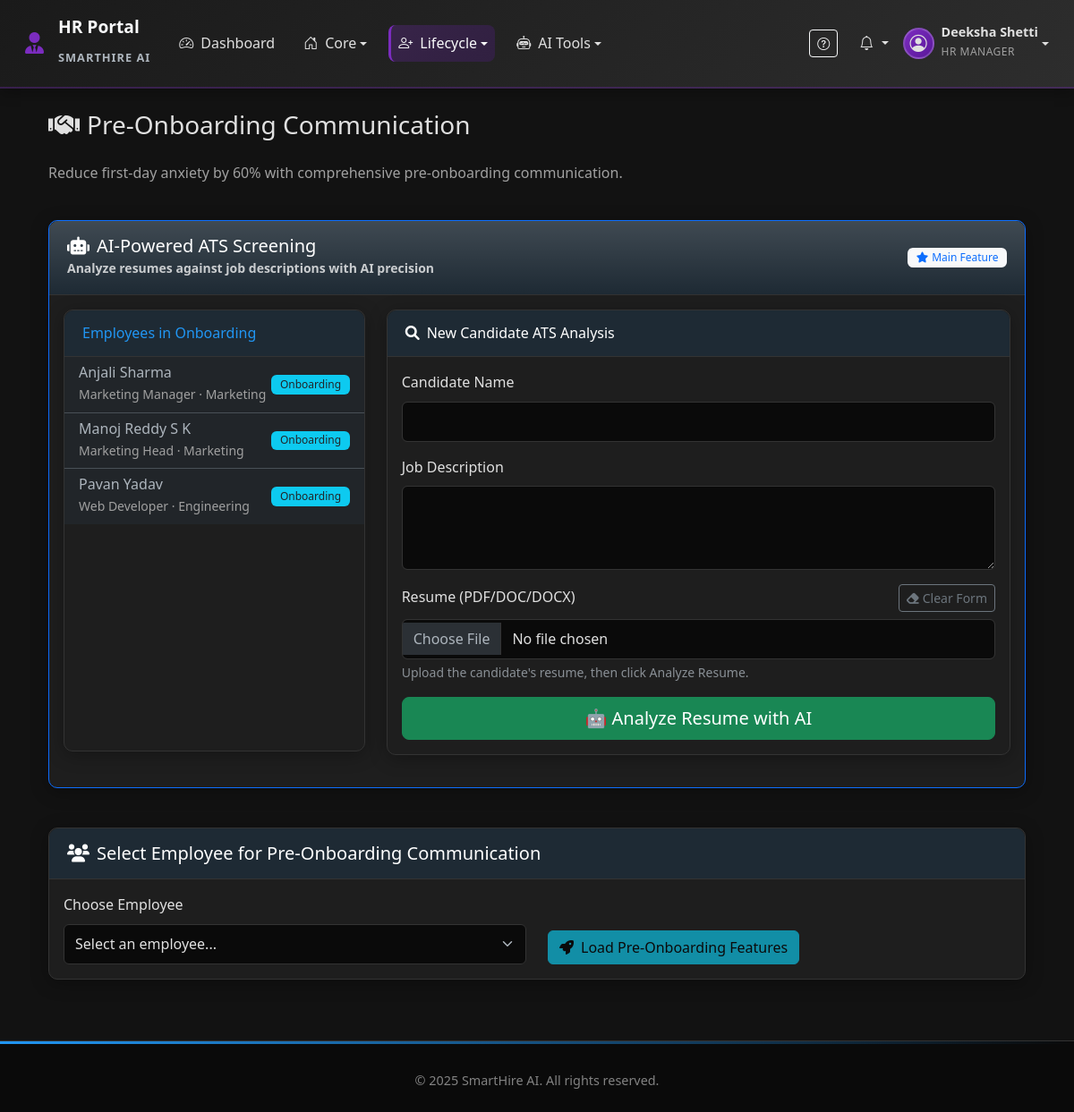
Screenshot of /pre-onboarding (signed in) with the database file from the repository.
### app.py (models this page shows, shortened)
class User(db.Model):
    id = db.Column(db.Integer, primary_key=True)
    username = db.Column(db.String(80), unique=True, nullable=False)
    email = db.Column(db.String(120), unique=True, nullable=False)
    password = db.Column(db.String(255), nullable=False)
    full_name = db.Column(db.String(100), nullable=False)
    phone = db.Column(db.String(20), nullable=False)
    role = db.Column(db.String(20), nullable=False)
    department = db.Column(db.String(50), nullable=True)
    created_at = db.Column(db.DateTime, default=datetime.utcnow)
    last_login = db.Column(db.DateTime, nullable=True)
    is_active = db.Column(db.Boolean, default=True)
    status = db.Column(db.String(20), default='Active')
    hire_date = db.Column(db.Date, nullable=True)
    position = db.Column(db.String(100), nullable=True)
    manager_id = db.Column(db.Integer, db.ForeignKey('user.id'), nullable=True)
    employee_id = db.Column(db.String(20), nullable=True)
    exit_date = db.Column(db.Date, nullable=True)
    offboarding_start_date = db.Column(db.DateTime, nullable=True)
    reset_token = db.Column(db.String(255), nullable=True)
    reset_token_expires = db.Column(db.DateTime, nullable=True)
    manager = db.relationship('User', remote_side=[id], backref=db.backref('direct_reports', lazy=True))
    skills = db.relationship('EmployeeSkill', backref='employee', lazy=True, cascade='all, delete-orphan')

### app.py (the view)
@app.route('/pre-onboarding')
@login_required('hr')
def pre_onboarding():
    employees = User.query.filter_by(role='employee', status='Onboarding').order_by(User.created_at.desc()).all()
    return render_template('pre-onboarding-enhanced.html', employees=employees)

### templates/pre-onboarding-enhanced.html (shortened to what this page needs)
{% extends "base.html" %}
{% block content %}
<div class="container-fluid">
    <div class="row">
        <div class="col-12 mb-4">
            <h1 class="h3 mb-4">
                <i class="fas fa-handshake me-2"></i>Pre-Onboarding Communication
            </h1>
            <p class="text-muted">Reduce first-day anxiety by 60% with comprehensive pre-onboarding communication.</p>
        </div>
    </div>
    <div class="row mb-4">
        <div class="col-12">
            <div class="card border-primary">
                <div class="card-header bg-gradient bg-primary text-white">
                    <div class="d-flex justify-content-between align-items-center">
                        <div>
                            <h5 class="mb-0">
                                <i class="fas fa-robot me-2"></i>AI-Powered ATS Screening
                            </h5>
                            <small class="opacity-75">Analyze resumes against job descriptions with AI precision</small>
                        </div>
                        <div class="badge bg-light text-primary">
                            <i class="fas fa-star me-1"></i>Main Feature
                        </div>
                    </div>
                </div>
                <div class="card-body">
                    <div class="row">
                        <div class="col-lg-4 mb-4">
                            <div class="card h-100">
                                <div class="card-header bg-light">
                                    <h6 class="mb-0">Employees in Onboarding</h6>
                                </div>
                                <div class="card-body p-0">
                                    <div class="list-group list-group-flush">
                                        {% if employees and employees|length > 0 %}
                                            {% for emp in employees %}
                                            <div class="list-group-item d-flex justify-content-between align-items-center">
                                                <div>
                                                    <h6 class="mb-1">{{ emp.full_name }}</h6>
                                                    <p class="mb-0 small text-muted">
                                                        {{ emp.position or 'Employee' }}
                                                        {% if emp.department %} · {{ emp.department }}{% endif %}
                                                    </p>
                                                </div>
                                                <span class="badge bg-info text-dark">Onboarding</span>
                                            </div>
                                            {% endfor %}
                                        {% else %}
                                            <div class="list-group-item">
                                                <small class="text-muted">No employees currently in onboarding.</small>
                                            </div>
                                        {% endif %}
                                    </div>
                                </div>
                            </div>
                        </div>
                        <div class="col-lg-8">
                            <div class="card">
                                <div class="card-header bg-success text-white">
                                    <h6 class="mb-0">
                                        <i class="fas fa-search me-2"></i>New Candidate ATS Analysis
                                    </h6>
                                </div>
                                <div class="card-body">
                                    <form id="analysisForm">
                                        <div class="mb-3">
                                            <label for="candidateName" class="form-label">Candidate Name</label>
                                            <input type="text" class="form-control" id="candidateName" name="candidateName" autocomplete="name" required>
                                        </div>
                                        <div class="mb-3">
                                            <label for="jobDescription" class="form-label">Job Description</label>
                                            <textarea class="form-control" id="jobDescription" name="jobDescription" autocomplete="off" rows="3" required></textarea>
                                        </div>
                                        <div class="mb-3">
                                            <div class="d-flex justify-content-between align-items-center mb-2">
                                                <label for="resumeFile" class="form-label mb-0">Resume (PDF/DOC/DOCX)</label>
                                                <button type="button" class="btn btn-sm btn-outline-secondary" id="clearForm">
                                                    <i class="fas fa-eraser me-1"></i>Clear Form
                                                </button>
                                            </div>
                                            <input type="file" class="form-control" id="resumeFile" accept=".pdf,.doc,.docx">
                                            <div class="form-text">Upload the candidate's resume, then click Analyze Resume.</div>
                                        </div>
                                        <div class="d-grid">
                                            <button type="button" id="analyzeBtn" class="btn btn-success btn-lg">
                                                <span id="analyzeText">🤖 Analyze Resume with AI</span>
                                            </button>
                                        </div>
                                    </form>
                                </div>
                            </div>
                        </div>
                    </div>
                </div>
            </div>
        </div>
    </div>
    <div class="row mb-4" id="employeeSelectionSection">
        <div class="col-12">
            <div class="card">
                <div class="card-header bg-info text-white">
                    <h5 class="mb-0">
                        <i class="fas fa-users me-2"></i>Select Employee for Pre-Onboarding Communication
                    </h5>
                </div>
                <div class="card-body">
                    <div class="row">
                        <div class="col-md-6">
                            <label for="employeeSelect" class="form-label">Choose Employee</label>
                            <select class="form-select" id="employeeSelect">
                                <option value="">Select an employee...</option>
                            </select>
                        </div>
                        <div class="col-md-6">
                            <div class="d-flex align-items-end h-100">
                                <button class="btn btn-info" id="loadEmployeeData" disabled>
                                    <i class="fas fa-rocket me-2"></i>Load Pre-Onboarding Features
                                </button>
                            </div>
                        </div>
                    </div>
                </div>
            </div>
        </div>
    </div>
</div>
{% endblock %}

### templates/base.html (shortened to what this page needs)
<!DOCTYPE html>
<html lang="en">
<head>
    <link href="https://cdn.jsdelivr.net/npm/bootstrap@5.3.0/dist/css/bootstrap.min.css" rel="stylesheet">
    <link rel="stylesheet" href="https://cdn.jsdelivr.net/npm/bootstrap-icons@1.10.0/font/bootstrap-icons.css">
    <link rel="stylesheet" href="{{ url_for('static', filename='css/style.css') }}">
    <link href="https://cdnjs.cloudflare.com/ajax/libs/font-awesome/6.0.0/css/all.min.css" rel="stylesheet">
</head>
<body>
    {% if 'user_id' in session and not request.path.startswith('/employee/') %}
    <nav class="navbar navbar-expand-lg navbar-dark" style="background: linear-gradient(135deg, #1a1a1a 0%, #2d2d2d 100%); border-bottom: 2px solid rgba(123, 44, 191, 0.3); box-shadow: 0 4px 15px rgba(0, 0, 0, 0.3);">
        <div class="container-fluid">
            <a class="navbar-brand text-light d-flex align-items-center" href="{{ url_for('index') }}">
                <div class="brand-icon me-2">
                    <i class="fas fa-user-tie me-2"></i>
                </div>
                <div>
                    <div class="brand-title">HR Portal</div>
                    <small class="brand-subtitle">SmartHire AI</small>
                </div>
            </a>
            <div class="collapse navbar-collapse" id="navbarNav">
                <ul class="navbar-nav me-auto mb-2 mb-lg-0">
                    <li class="nav-item">
                        <a class="nav-link {% if request.endpoint == 'index' %}active{% endif %} text-light d-flex align-items-center"
                           href="{{ url_for('index') }}">
                            <i class="bi bi-speedometer2 me-2"></i>
                            <span>Dashboard</span>
                        </a>
                    </li>
                    <li class="nav-item dropdown">
                        <a class="nav-link dropdown-toggle {% if request.endpoint in ['list_employees', 'hr_templates', 'hr_generated_documents'] %}active{% endif %} text-light d-flex align-items-center"
                           href="#" id="coreDropdown" role="button" data-bs-toggle="dropdown" aria-expanded="false">
                            <i class="bi bi-house-door me-2"></i>
                            <span>Core</span>
                        </a>
                    </li>
                    <li class="nav-item dropdown">
                        <a class="nav-link dropdown-toggle {% if request.path in [url_for('onboarding'), url_for('pre_onboarding'), url_for('hr_offboarding'), url_for('knowledge_transfer'), url_for('exit_interview')] %}active{% endif %} text-light d-flex align-items-center"
                           href="#" id="lifecycleDropdown" role="button" data-bs-toggle="dropdown" aria-expanded="false">
                            <i class="bi bi-person-plus me-2"></i>
                            <span>Lifecycle</span>
                        </a>
                    </li>
                    <li class="nav-item dropdown">
                        <a class="nav-link dropdown-toggle {% if request.path in [url_for('interview'), url_for('ai_interview_training'), url_for('mood_analytics')] %}active{% endif %} text-light d-flex align-items-center"
                           href="#" id="aiDropdown" role="button" data-bs-toggle="dropdown" aria-expanded="false">
                            <i class="bi bi-robot me-2"></i>
                            <span>AI Tools</span>
                        </a>
                    </li>
                            </ul>
            <div class="d-flex align-items-center ms-auto">
                <div class="me-3 d-none d-md-flex">
                    <button class="btn btn-outline-light btn-sm me-2" onclick="toggleQuickHelp()" title="Quick Help">
                        <i class="bi bi-question-circle"></i>
                    </button>
                </div>
                <div class="dropdown me-3">
                    <a class="nav-link dropdown-toggle text-light position-relative" href="#" id="hrNotificationDropdown" role="button" data-bs-toggle="dropdown" aria-expanded="false">
                        <i class="bi bi-bell"></i>
                    </a>
                </div>
                <div class="dropdown">
                    <a class="nav-link dropdown-toggle d-flex align-items-center text-light" href="#" id="hrUserDropdown"
                       role="button" data-bs-toggle="dropdown" aria-expanded="false">
                        <div class="user-avatar me-2">
                            <i class="bi bi-person-circle"></i>
                        </div>
                        <div class="d-none d-lg-block">
                            <div class="user-name">{{ session.get('username', 'HR Manager') }}</div>
                            <small class="user-role text-muted">HR Manager</small>
                        </div>
                    </a>
                </div>
            </div>
        </div>
    </nav>
    {% endif %}
    <main class="container my-4">
        {% block content %}{% endblock %}
    </main>
    <footer class="mt-auto">
        <div class="container">
            <div class="footer-content">
                <div class="copyright">
                    &copy; 2025 SmartHire AI. All rights reserved.
                </div>
            </div>
        </div>
    </footer>
    <div id="toastContainer" class="position-fixed top-0 end-0 p-3" style="z-index: 9999;"></div>
</body>
</html>

### rows the page displays
User: get "Deeksha Shetti"
User: full_name "Anjali Sharma", position "Marketing Manager", department "Marketing"
User: full_name "Manoj Reddy S K", position "Marketing Head", department "Marketing"
User: full_name "Pavan Yadav", position "Web Developer", department "Engineering"
